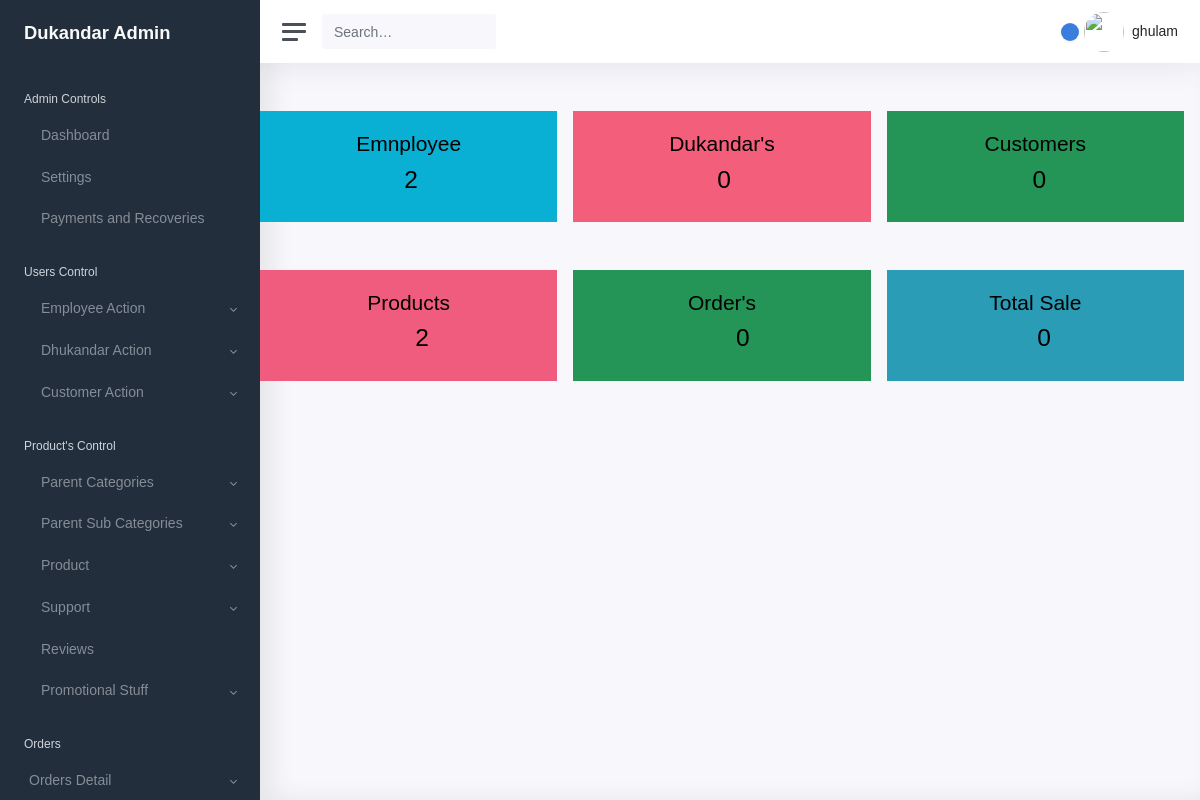
The app's page / (signed in), older data.
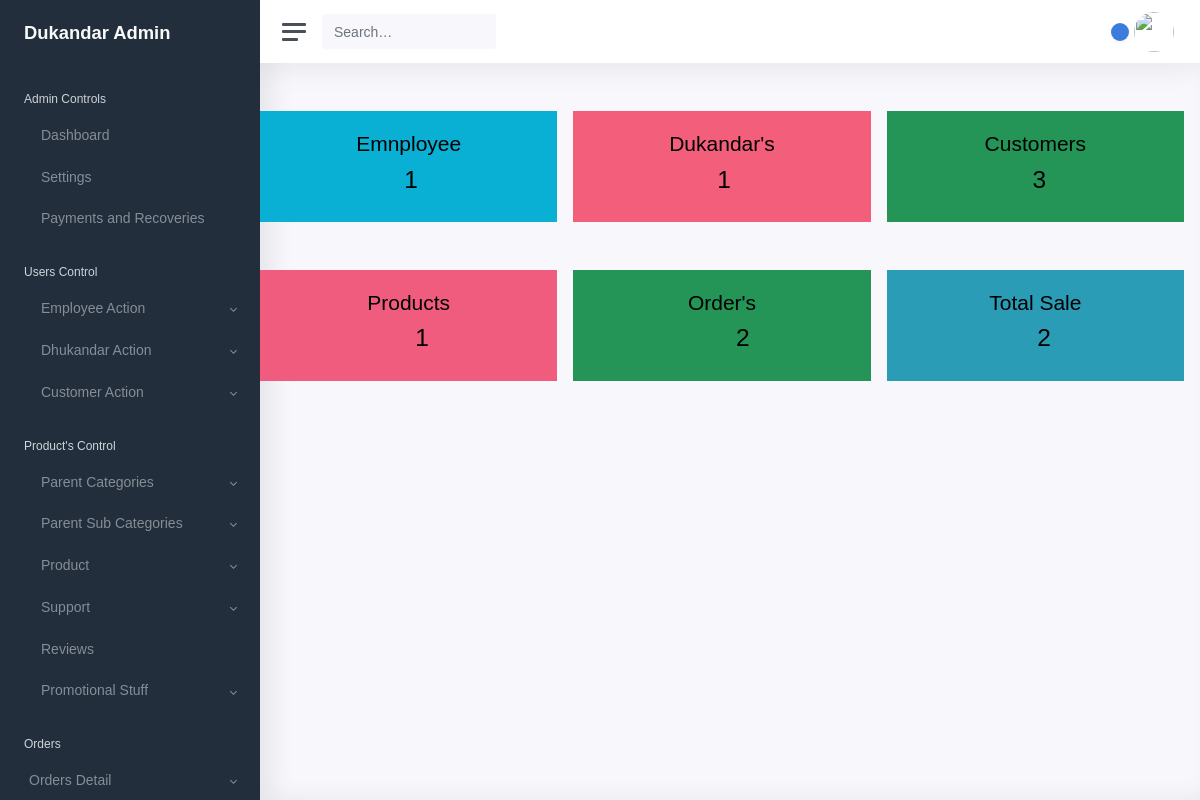
The same page, newer data.
### shopkeeper/models/models.py (models this page shows, shortened)
class User(AbstractUser):
    address = models.CharField(max_length=250, null=True)
    user_type = models.CharField(max_length=16,
                                 choices=USER_CHOICES,
                                 default="CUSTOMER")
    block = models.BooleanField(default=False)
    is_active = models.BooleanField(default=True)
    created_at = models.DateTimeField(auto_now_add=True)
    updated_at = models.DateTimeField(auto_now=True)

### shopkeeper/views.py (the view)
# urls.py: path('', index, name='index'),
def index(request):
    employees=Employee.objects.all().count()
    customers=Customer.objects.all().count()
    dukandars=Shopkeeper.objects.all().count()
    products=Product.objects.all().count()
    orders=Order.objects.all().count()
    context ={
        'employees':employees,
        'dukandars':dukandars,
        'customers':customers,
        'products':products,
        'orders':orders
    }
    return render(request, 'shopkeeper/dashboard.html',context)

### shopkeeper/templates/shopkeeper/dashboard.html (shortened to what this page needs)
{% extends 'shopkeeper/base/base.html' %}
{% load static %}
{% block content %}
<div class="container mt-5">
        <div class="row">
            <a href="{% url 'employee_list' %}" class="col-sm div_box employee_div d-flex justify-content-center mr-3" id="a_tag">
          <div >
            <h3>
                Emnployee
            </h3>
            <h2 class="ml-5">{{employees}}</h2>
          </div>
        </a>
          <a href="{% url 'dukandar_list' %}" class="col-sm div_box dukandar_div  d-flex justify-content-center mr-3"  id="a_tag">
          <div >
            <h3>
                Dukandar's
            </h3>
            <h2 class="ml-5">{{dukandars}}</h2>
          </div>
        </a>
          <a href="{% url 'customer_list' %}" class="col-sm div_box customer_div d-flex justify-content-center mr-3"  id="a_tag" >
          <div >
            <h3>
              Customers
            </h3>
            <h2 class="ml-5">{{customers}}</h2>
          </div>
        </a>
        </div>
        <div class="row mt-5 ">
          <a href="{% url 'product_ist' %}" class="col-sm div_box product_div d-flex justify-content-center mr-3" id="a_tag">
            <div>
                <h3>
                    Products
                </h3>
                <h2 class="ml-5">{{products}}</h2>
              </div>
          </a>
          <a href="{% url 'orders_list' %}" class="col-sm div_box orders d-flex justify-content-center mr-3" id="a_tag">
            <div >
                <h3>
                  Order's
                </h3>
                <h2 class="ml-5">{{orders}}</h2>
              </div>
            </a>
          <a href="{% url 'orders_list' %}" class="col-sm div_box Budget d-flex justify-content-center mr-3" id="a_tag">
            <div >
              <h3>
                Total Sale
              </h3>
              <h2 class="ml-5">{{orders}}</h2>
            </div>
        </a>
          </div>
</div>
{% endblock %}

### shopkeeper/templates/shopkeeper/base/topNav.html (shortened to what this page needs)
{% load static %}
<nav class="navbar navbar-expand navbar-light navbar-bg">
    <a class="sidebar-toggle d-flex">
      <i class="hamburger align-self-center"></i>
    </a>
    <form class="d-none d-sm-inline-block">
      <div class="input-group input-group-navbar">
        <input type="text" class="form-control" placeholder="Search…" aria-label="Search">
        <button class="btn" type="button">
        </button>
      </div>
    </form>
    <div class="navbar-collapse collapse">
      <ul class="navbar-nav navbar-align">
        <li class="nav-item dropdown">
          <a class="nav-icon dropdown-toggle" href="#" id="alertsDropdown" data-toggle="dropdown">
            <div class="position-relative">
              <span class="indicator">{{ request.user.notifications.unread.count }}</span>
            </div>
          </a>
        </li>
        <li class="nav-item dropdown">
          {% if request.user.is_authenticated %}
          {% if request.user.profile_photo %}
          <a class="nav-link dropdown-toggle d-none d-sm-inline-block" href="#" data-toggle="dropdown">
            <img src="{{ request.user.profile_photo.url }}" class="avatar img-fluid rounded mr-1" alt="Image Error" />
            {% else %}
            <img src="{{ request.user.profile_photo }}"
                             class="avatar img-fluid mr-1 rounded-circle img-responsive" alt=""/>
                             {% endif %}
            <span class="text-dark">{{ request.user.first_name }}</span>
          {% endif %}
        </li>
      </ul>
    </div>
  </nav>

Row changes from the older to the newer data that the page shows:
no longer on this page (row edited): User: user.first_name "ghulam"
Text that changed along with them:
{{ employees }}: "2" → "1"
{{ dukandars }}: "0" → "1"
{{ customers }}: "0" → "3"
{{ products }}: "2" → "1"
{{ orders }}: "0" → "2"
